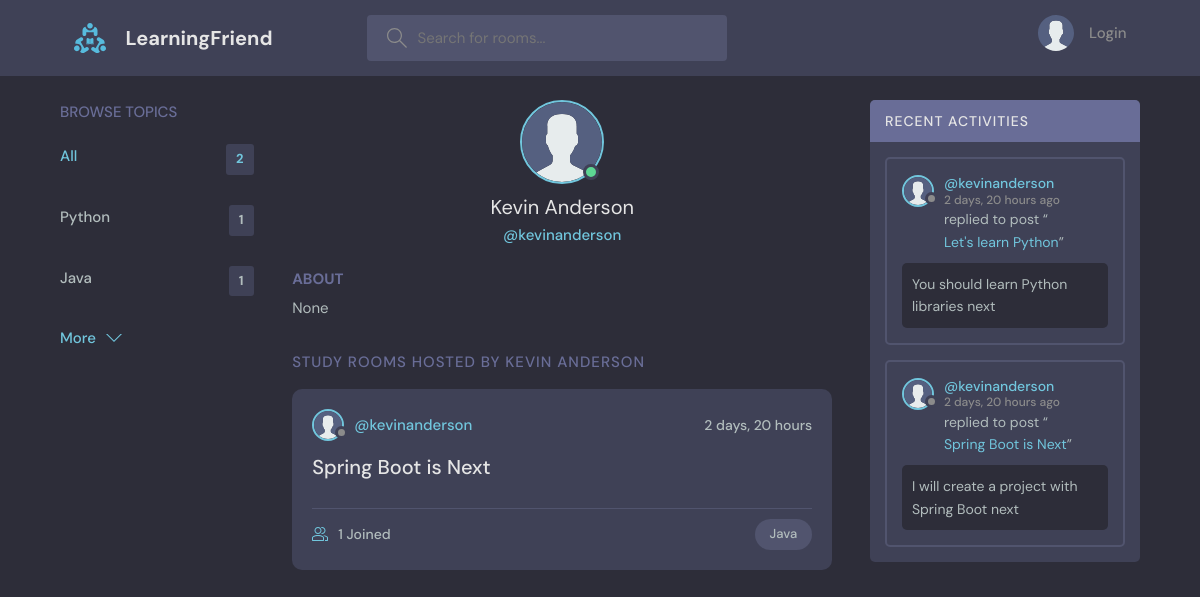
The app's page /profile/2/ with its own data.
### base/models.py (models this page shows, shortened)
class Topic(models.Model):
    name = models.CharField(max_length=200)

class User(AbstractUser):
    name = models.CharField(max_length=200, null=True)
    email = models.EmailField(unique=True)
    bio = models.TextField(null=True)
    avatar = models.ImageField(null=True, default="avatar.svg")
    USERNAME_FIELD = 'email'
    REQUIRED_FIELDS = []

class Room(models.Model):
    host = models.ForeignKey(User, on_delete=models.SET_NULL, null=True)
    topic = models.ForeignKey(Topic, on_delete=models.SET_NULL, null=True)
    name = models.CharField(max_length=200)
    description = models.TextField(null=True, blank=True)
    participants = models.ManyToManyField(User,related_name="participants", blank=True)
    updated = models.DateTimeField(auto_now=True)
    created = models.DateTimeField(auto_now_add=True)
    class Meta:
        ordering = ['-updated','-created']
    def __str__(self):
        return self.name

class Message(models.Model):
    user = models.ForeignKey(User, on_delete=models.CASCADE)
    room = models.ForeignKey(Room, on_delete=models.CASCADE)
    body = models.TextField()
    updated = models.DateTimeField(auto_now=True)
    created = models.DateTimeField(auto_now_add=True)
    class Meta:
        ordering = ['-updated','-created']

### base/views.py (the view)
# urls.py: path('profile/<str:pk>/', views.userProfile, name='user-profile'),
def userProfile(request, pk):
    user = User.objects.get(id=pk)
    rooms = user.room_set.all()
    room_messages = user.message_set.all()
    topics = Topic.objects.all()
    context = {
        'user': user,
        'rooms': rooms,
        'room_messages': room_messages,
        'topics': topics
    }
    return render(request, 'base/profile.html', context)

### base/templates/base/profile.html (shortened to what this page needs)
{% extends 'main.html' %} {% block content %}
  <main class="profile-page layout layout--3">
    <div class="container">
      {% include 'base/components/topics.html' %}
      <div class="roomList">
        <div class="profile">
          <div class="profile__avatar">
            <div class="avatar avatar--large active">
              <img src="{{user.avatar.url}}" />
            </div>
          </div>
          <div class="profile__info">
            <h3>{{user.name}}</h3>
            <p>@{{user.username}}</p>
          </div>
          <div class="profile__about">
            <h3>About</h3>
            <p>
             {{user.bio}}
            </p>
          </div>
        </div>
        <div class="roomList__header">
          <div>
            <h2>Study Rooms Hosted by {{user.name}}</a>
            </h2>
          </div>
        </div>
        {% include 'base/components/feed.html' %}
      </div>
      {% include 'base/components/activity.html' %}
    </div>
  </main>
{% endblock content %}

### templates/main.html (shortened to what this page needs)
<!DOCTYPE html>
{% load static %}
<html lang="en">
  <head>
    <link rel="stylesheet" href="{% static 'style.css' %}" />
  </head>
  <body>
    {% include 'components/navbar.html' %}  {% block content %}{% endblock content %}
  </body>
</html>

### templates/components/navbar.html (shortened to what this page needs)
{% load static %}
<header class="header header--loggedIn">
  <div class="container">
    <a href="{% url 'home' %}" class="header__logo">
      <img src="{% static 'assets/logo.svg' %}" />
      <h1>LearningFriend</h1>
    </a>
    <form class="header__search" method="GET" action="{% url 'home' %}">
      <label>
        <input name="q" placeholder="Search for rooms..." />
      </label>
    </form>
    <nav class="header__menu">
      {% if request.user.is_authenticated %}
      <div class="header__user">
        <a href="{% url 'user-profile' request.user.id %}">
          <div class="avatar avatar--medium active">
            <img src="{{request.user.avatar.url}}" />
          </div>
          <p>{{request.user.name}} <span>@{{request.user.username}}</span></p>
        </a>
        <button class="dropdown-button">
          <svg
            version="1.1"
            xmlns="http://www.w3.org/2000/svg"
            width="32"
            height="32"
            viewBox="0 0 32 32"
          >
            <title>chevron-down</title>
            <path d="M16 21l-13-13h-3l16 16 16-16h-3l-13 13z"></path>
          </svg>
        </button>
      </div>
      {% else %}
      <a href="{% url 'login' %}">
        <img src="{% static 'assets/avatar.svg' %}" />
        <p>Login</p>
      </a>
      {% endif %}
    </nav>
  </div>
</header>

### base/templates/base/components/topics.html
<div class="topics">
  <div class="topics__header">
    <h2>Browse Topics</h2>
  </div>
  <ul class="topics__list">
    <li>
      <a href="{% url 'home' %}" class="active"
        >All <span>{{topics.count}}</span></a
      >
    </li>
    {% for topic in topics %}
    <li>
      <a href="{% url 'home' %}?q={{topic.name}}"
        >{{topic.name}} <span>{{topic.room_set.all.count}}</span></a
      >
    </li>
    {% endfor %}
  </ul>
  <a class="btn btn--link" href="{% url 'topics' %}">
    More
    <svg
      version="1.1"
      xmlns="http://www.w3.org/2000/svg"
      width="32"
      height="32"
      viewBox="0 0 32 32"
    >
      <title>chevron-down</title>
      <path d="M16 21l-13-13h-3l16 16 16-16h-3l-13 13z"></path>
    </svg>
  </a>
</div>

### base/templates/base/components/feed.html (shortened to what this page needs)
{% for room in rooms %}
<div class="roomListRoom">
  <div class="roomListRoom__header">
    <a href="{% url 'user-profile' room.host.id%}" class="roomListRoom__author">
      <div class="avatar avatar--small">
        <img src="{{room.host.avatar.url}}" />
      </div>
      <span>@{{room.host.username}}</span>
    </a>
    <div class="roomListRoom__actions">
      <span>{{room.created|timesince}}</span>
    </div>
  </div>
  <div class="roomListRoom__content">
    <a href="{% url 'room' room.id%}">{{room.name}}</a>
  </div>
  <div class="roomListRoom__meta">
    <a href="{% url 'room' room.id%}" class="roomListRoom__joined">
      {{room.participants.all.count}} Joined
    </a>
    <p class="roomListRoom__topic">{{room.topic.name}}</p>
  </div>
</div>
{% endfor %}

### base/templates/base/components/activity.html (shortened to what this page needs)
<div class="activities">
  <div class="activities__header">
    <h2>Recent Activities</h2>
  </div>
  {% for message in room_messages %}
  <div class="activities__box">
    <div class="activities__boxHeader roomListRoom__header">
      <a
        href="{% url 'user-profile' message.user.id %}"
        class="roomListRoom__author"
      >
        <div class="avatar avatar--small">
          <img src="{{message.user.avatar.url}}" />
        </div>
        <p>
          @{{ message.user.username }}
          <span>{{message.created|timesince}} ago</span>
        </p>
      </a>
    </div>
    <div class="activities__boxContent">
      <p>
        replied to post “<a href="{% url 'room' message.room.id %}"
          >{{message.room}}</a
        >”
      </p>
      <div class="activities__boxRoomContent">{{ message.body }}</div>
    </div>
  </div>
  {% endfor %}
</div>

### records on screen
Topic: name "Python", room_set.all.count "1"
Topic: name "Java", room_set.all.count "1"
User: avatar (placeholder picture), name "Kevin Anderson", username "kevinanderson", bio "None", name "KEVIN ANDERSON"
Room: host.avatar (placeholder picture), host.username "kevinanderson", created "2 days, 20 hours", name "Spring Boot is Next", participants.all.count "1", topic.name "Java"
Message: user.avatar (placeholder picture), user.username "kevinanderson", created "2 days, 20 hours", room "Let's learn Python", body "You should learn Python libraries next"
Message: user.avatar (placeholder picture), user.username "kevinanderson", created "2 days, 20 hours", room "Spring Boot is Next", body "I will create a project with Spring Boot next"

### other values on screen
{{ topics.count }} "2"
